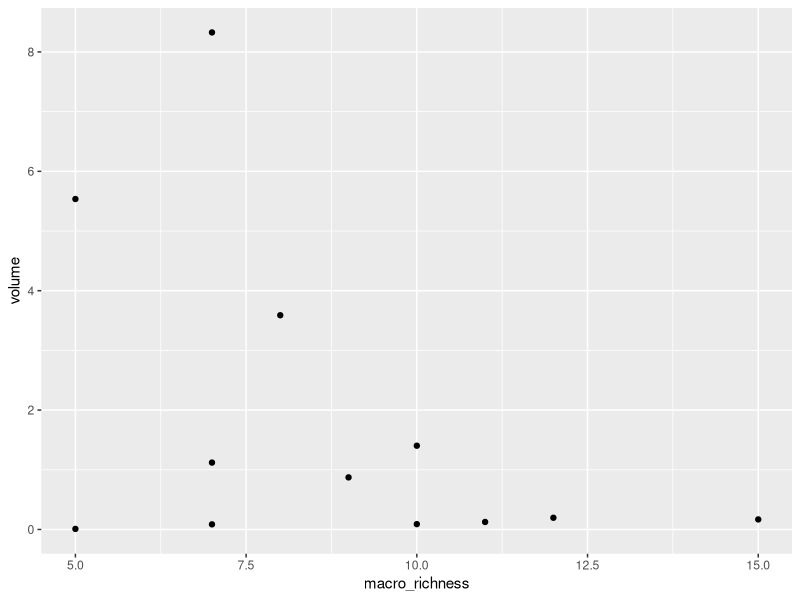
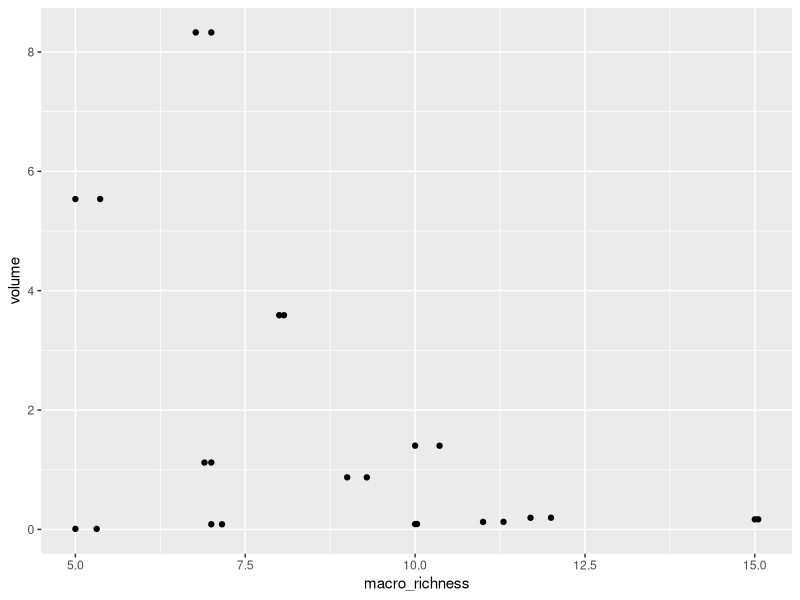
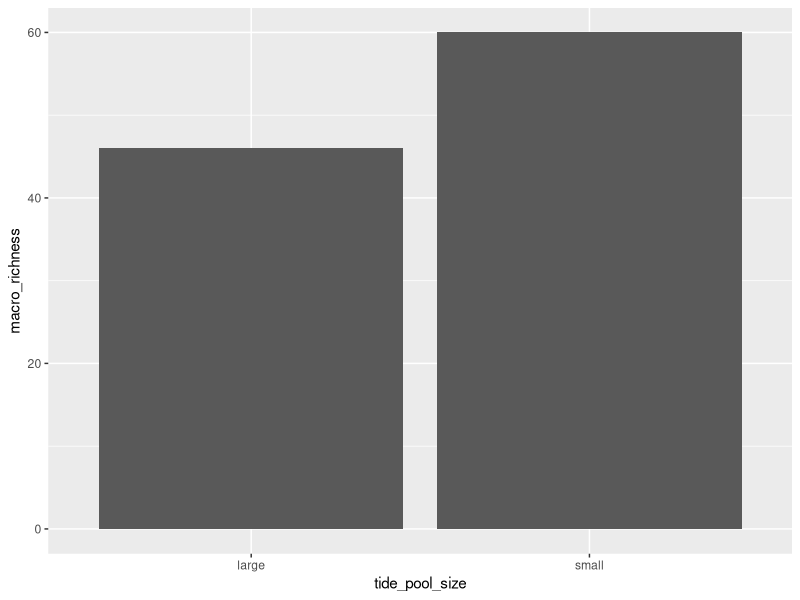
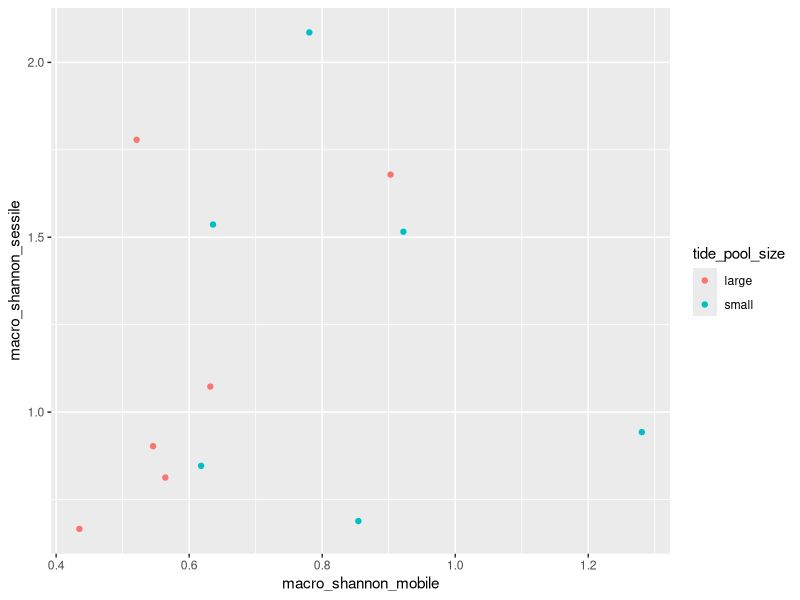
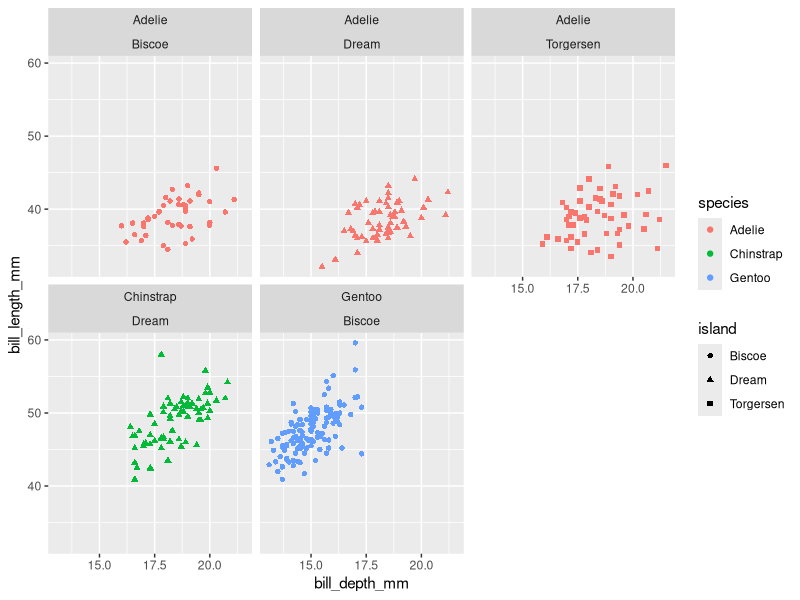
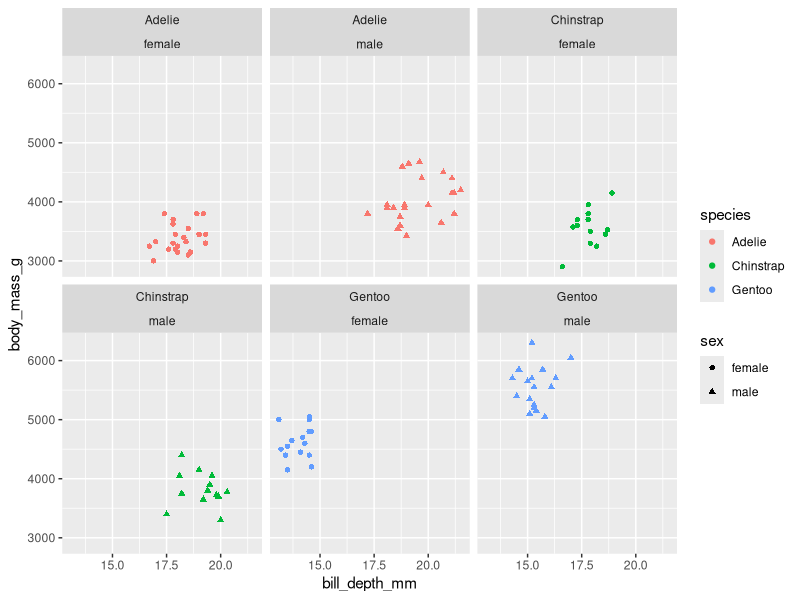
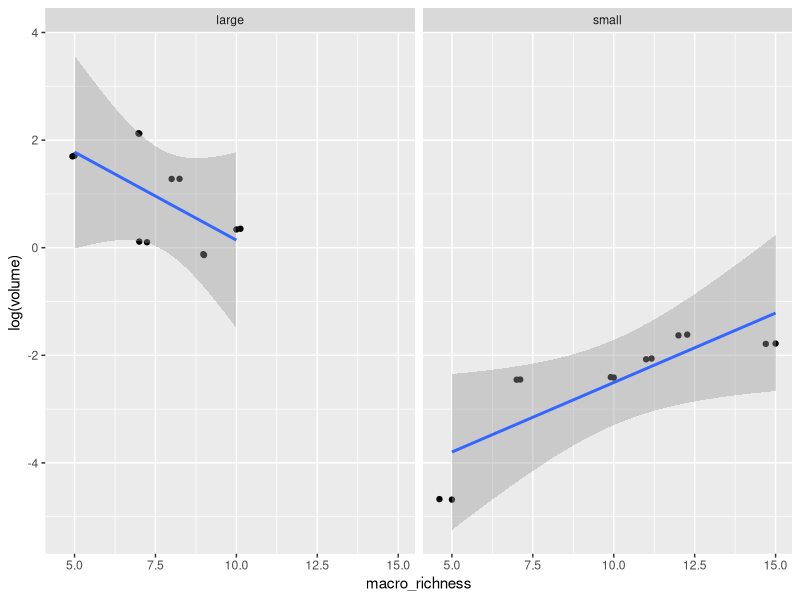

Here is the R script that generated these plots, in order:
## ---- chunk 1
knitr::opts_chunk$set(echo = TRUE)
## ---- chunk 2
getwd()
setwd("/Users/loganstory/Desktop/PhD/Teaching/R Bootcamp/R-bootcamp") # should be students wd

library(palmerpenguins)

# data should have a descrptive data frame object name later down the line, but saved as 'data' for now
data <- read.csv("metadata_tidepool.csv")
## ---- chunk 3
summary(data)
head(data)
tail(data)
## ---- chunk 4
class(data$TidePoolSize)
## ---- chunk 5
tide_pool_data <- read.csv("metadata_tidepool.csv") # new name should be descriptive and lowercase
## ---- chunk 6
names(tide_pool_data) <- c("pool_number",             # all columns should be using all lowercase
                           "volume", 
                           "tide_pool_size", 
                           "macro_shannon_sessile",
                           "macro_shannon_mobile",
                           "macro_shannon_mean",
                           "macro_richness",
                           "macro_autotroph",
                           "macro_heterotroph")
## ---- chunk 7
library(tidyverse) # if this step is done consecutively, awesome! If not, no worries
library(dplyr)
## ---- chunk 8
filter(tide_pool_data, tide_pool_size == "large" & macro_richness >= 7)
## ---- chunk 9
filter(penguins, !year %in% 2007 & sex == "male" & island == "Biscoe")
## ---- chunk 10
arrange(penguins, desc(is.na(sex)))
## ---- chunk 11
arrange(tide_pool_data, desc(macro_shannon_mean), desc(macro_richness))
## ---- chunk 12
(tide_pool_subset <- select(tide_pool_data,          # bonus if each line (yay tidy code practices!!)
                           pool_number, 
                           macro_shannon_sessile, 
                           macro_shannon_mobile, 
                           macro_richness))
## ---- chunk 13
arrange(tide_pool_subset, desc(pool_number))
## ---- chunk 14
tide_pool_data <- read.csv("metadata_tidepool.csv")
## ---- chunk 15
tide_pool_data <- rename(tide_pool_data,               # df can be renamed, or overwrite previous df
       pool_number = Pool_number,
       volume = Volume,
       tide_pool_size = TidePoolSize,
       macro_shannon_sessile = macro_Shannon_sessile,
       macro_shannon_mobile = macro_Shannon_mobile,
       macro_shannon_mean = macro_Shannon_mean,
       macro_richness = macro_Richness,
       macro_autotroph = macro_Autotroph,
       macro_heterotroph = macro_Heterotroph)
## ---- chunk 16
mutate(tide_pool_subset,
       macro_shannon_combined = macro_shannon_sessile + macro_shannon_mobile)
## ---- chunk 17
(tide_pool_subset_2 <- tide_pool_data %>%
  select(macro_shannon_sessile, macro_shannon_mobile, tide_pool_size) %>% # optional step
  group_by(tide_pool_size) %>%
  mutate(mean_mobile = mean(macro_shannon_mobile),
         mean_sessile = mean(macro_shannon_sessile)))
## ---- chunk 18
penguins_bills <- penguins %>%
  select(species, bill_length_mm, bill_depth_mm, year) %>%
  filter(species == "Chinstrap") %>%
  group_by(year) %>%                                        # important to group by AFTER filtering
  mutate(mean_bill_length = mean(bill_length_mm),
         mean_bill_depth = mean(bill_depth_mm))
## ---- chunk 19
ggplot(tide_pool_data, aes(x = macro_richness, y = volume)) +  # doesn't matter what order x/y is in
  geom_point()

ggplot(tide_pool_data, aes(x = macro_richness, y = volume)) +  
  geom_point() +
  geom_jitter()   # student should add geom_jitter() call to second plot, better if comments to the code are added
## ---- chunk 20
ggplot(data = tide_pool_data, aes(x = tide_pool_size, y = macro_richness)) +
  geom_bar(stat = 'identity')
## ---- chunk 21
?geom_bar
?geom_col
## ---- chunk 22
ggplot(data = tide_pool_data, aes(x = macro_shannon_mobile, y = macro_shannon_sessile, 
                                  color = tide_pool_size)) + # better is color layer is on seperate line
  geom_point()
## ---- chunk 23
ggplot(data = penguins, aes(x = bill_depth_mm, y = bill_length_mm,
                            color = species, shape = island)) + # optional, but HIGHLY reccomended
  geom_point() +
  facet_wrap(species ~ island)
## ---- chunk 24
penguins %>%
  drop_na() %>%                                       # this should be included!!!!!!!
  filter(year %in% c(2007)) %>%                       # can also be 'year == 2007'
  ggplot(aes(x = bill_depth_mm, y = body_mass_g, 
             color = species, shape = sex)) +         # additional aesthetics encouraged
  geom_point() +
  facet_wrap(species ~ sex)                           # can be in either order
## ---- chunk 25
ggplot(data = tide_pool_data, aes(x = macro_richness, 
                                  y = log(volume))) +                # log should be on volume axis
  geom_point() +
  geom_jitter() +
  facet_wrap(~ tide_pool_size) +                                     # step needs to come BEFORE smooth
  geom_smooth(method = 'lm')                                         # can include se if wanted
